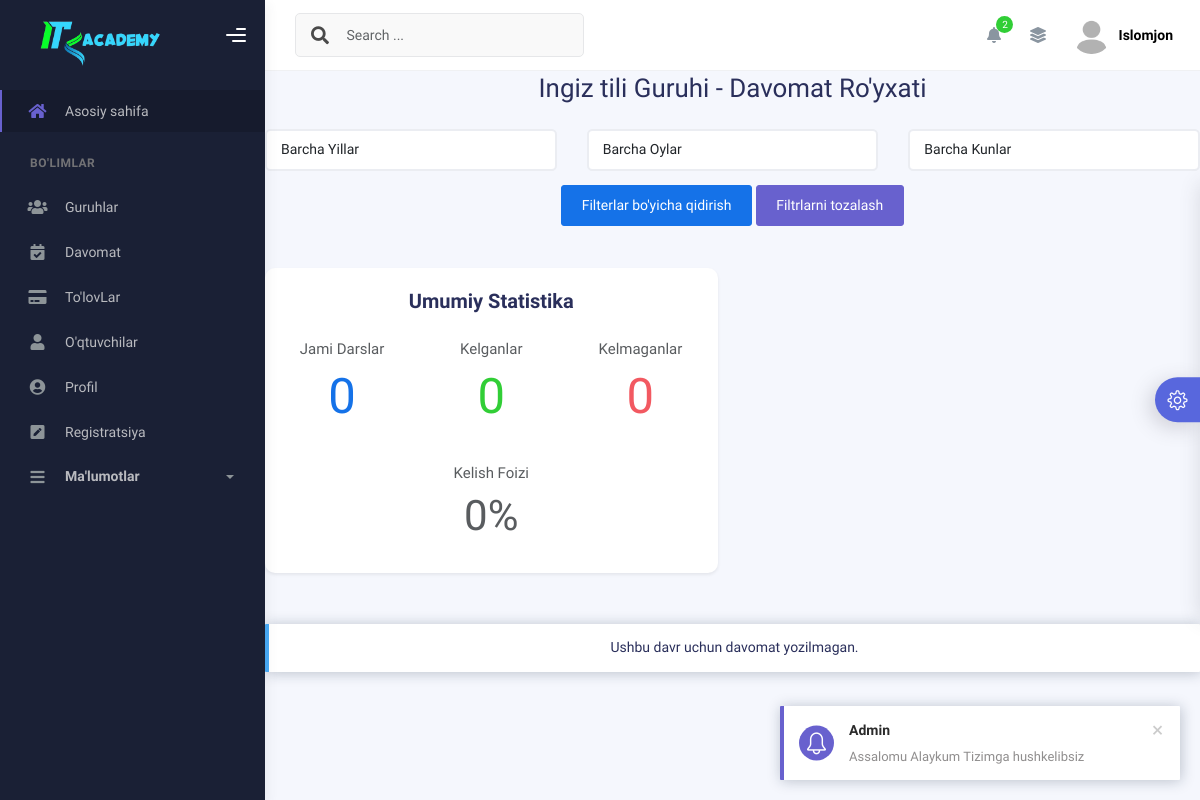
The app's page /group/4/attendance-list/ (signed in), older data.
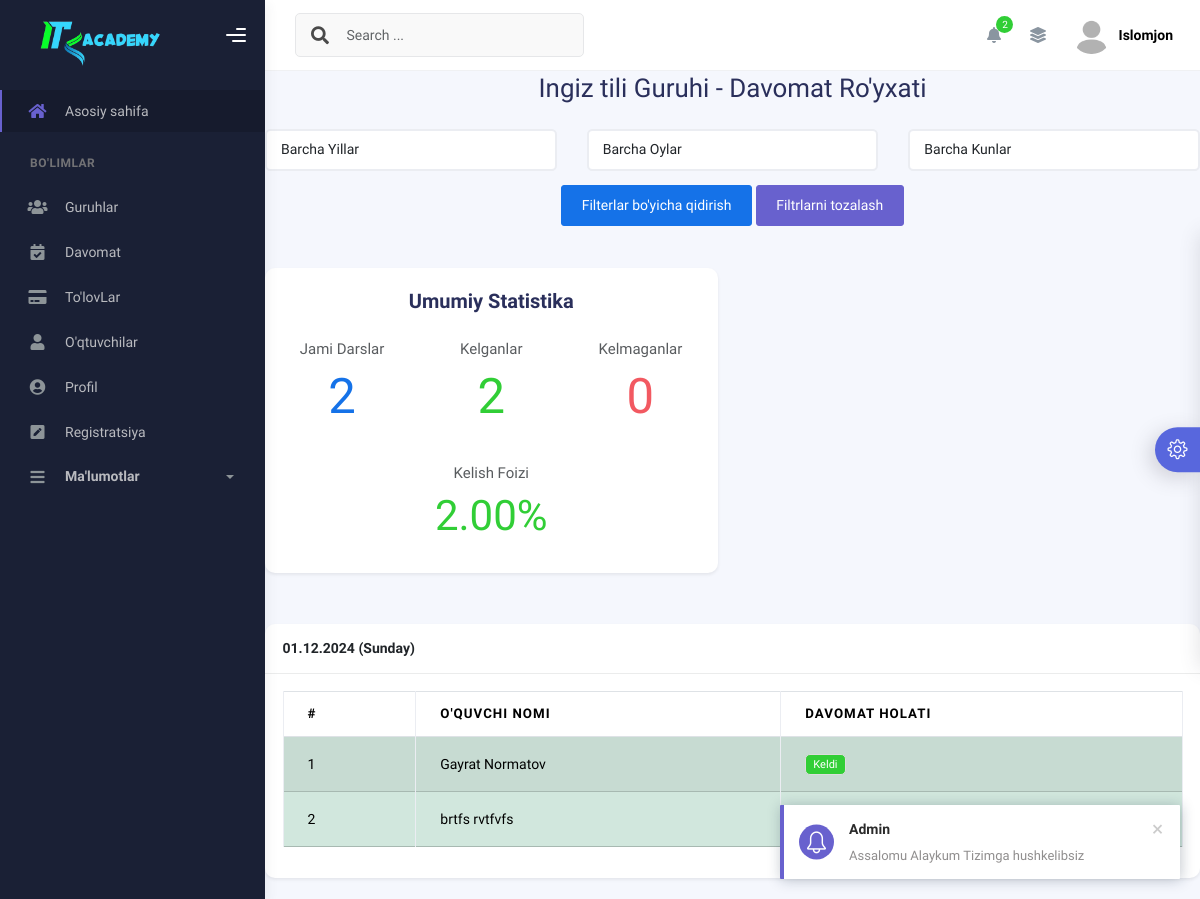
The same page, newer data.
### users/models.py (models this page shows, shortened)
class Attendance(models.Model):
    group = models.ForeignKey(
        Group,
        on_delete=models.CASCADE,
        related_name='attendances'
    )
    student = models.ForeignKey(
        Student,
        on_delete=models.CASCADE,
        related_name='attendances'
    )
    date = models.DateField(default=timezone.localdate)
    status = models.BooleanField(default=True)
    note = models.TextField(blank=True, null=True)
    created_at = models.DateTimeField(auto_now_add=True)
    updated_at = models.DateTimeField(auto_now=True)
    class Meta:
        unique_together = ['student', 'group', 'date']
        ordering = ['-date']
        verbose_name = 'Attendance'
        verbose_name_plural = 'Attendances'

class Student(models.Model):
    first_name = models.CharField(max_length=100)
    last_name = models.CharField(max_length=100)
    phone = models.CharField(max_length=15,null=True,blank=True)
    phone2 = models.CharField(max_length=15,null=True,blank=True)
    group = models.ForeignKey(Group, on_delete=models.SET_NULL, null=True, blank=True, related_name='students')
    created_at = models.DateTimeField(auto_now_add=True)
    updated_at = models.DateTimeField(auto_now=True)
    @property
    def full_name(self):
        return f"{self.first_name} {self.last_name}"

### users/davomat.py (the view, shortened to what this page needs)
# urls.py: path('group/<int:group_id>/attendance-list/', attendance_list, name='attendance_list'),
@login_required
def attendance_list(request, group_id):
    group = get_object_or_404(Group, id=group_id)
    year = request.GET.get('year')
    month = request.GET.get('month')
    day = request.GET.get('day')  # New filter for day
    start_date = request.GET.get('start_date')
    end_date = request.GET.get('end_date')
    attendances = Attendance.objects.filter(group=group)
    if year:
        try:
            year = int(year)
            attendances = attendances.filter(date__year=year)
        except ValueError:
            pass
    if month:
        try:
            month = int(month)
            attendances = attendances.filter(date__month=month)
        except ValueError:
            pass
    if day:
        try:
            day = int(day)
            attendances = attendances.filter(date__day=day)
        except ValueError:
            pass
    grouped_attendances = {}
    for attendance in attendances.order_by('-date'):
        grouped_attendances.setdefault(attendance.date, []).append(attendance)
    total_attendance_stats = attendances.aggregate(
        total_count=Count('id'),
        present_count=Count('id', filter=Q(status=True)),
        absent_count=Count('id', filter=Q(status=False)),
        present_percentage=ExpressionWrapper(
            Count('id', filter=Q(status=True)) * 100.0 / Count('id'),
            output_field=FloatField()
        )
    )
    available_years = sorted(set(attendances.values_list('date__year', flat=True)))
    available_months = sorted(set(attendances.values_list('date__month', flat=True)))
    available_days = sorted(set(attendances.values_list('date__day', flat=True)))  # Days of attendance
    context = {
        'group': group,
        'grouped_attendances': dict(sorted(grouped_attendances.items(), reverse=True)),
        'attendance_stats': total_attendance_stats,
        'available_years': available_years,
        'available_months': available_months,
        'available_days': available_days,  # Pass available days to template
        'selected_year': year,
        'selected_month': month,
        'selected_day': day,  # Pass the selected day to template
        'start_date': start_date,
        'end_date': end_date,
    }
    return render(request, 'users/attendance_list.html', context)

### users/templates/users/attendance_list.html (shortened to what the changed rows need)
{% extends 'base.html' %}
{% block content %}
<div class="container">
    <h2 class="text-center mb-4">{{ group.name }} Guruhi - Davomat Ro'yxati</h2>
    <form method="get" class="mb-5">
        <div class="row justify-content-center">
        </div>
        <div class="row justify-content-center mt-3">
        </div>
    </form>
    <div class="row mb-4">
        <div class="col-md-6">
            <div class="card shadow-sm">
                <div class="card-body">
                    <div class="row">
                        <div class="col-md-4 text-center">
                            <div class="stat-box">
                                <h6 class="text-muted">Jami Darslar</h6>
                                <p class="display-4 text-primary">{{ attendance_stats.total_count }}</p>
                            </div>
                        </div>
                        <div class="col-md-4 text-center">
                            <div class="stat-box">
                                <h6 class="text-muted">Kelganlar</h6>
                                <p class="display-4 text-success">{{ attendance_stats.present_count }}</p>
                            </div>
                        </div>
                    </div>
                    <div class="text-center mt-4">
                        <h6 class="text-muted">Kelish Foizi</h6>
                        {% if attendance_stats.total_count > 0 %}
                            <p class="display-5 text-success">{{ attendance_stats.present_count|floatformat:2 }}%</p>
                        {% else %}
                            <p class="display-5 text-muted">0%</p>
                        {% endif %}
                    </div>
                </div>
            </div>
        </div>
    </div>
    {% if grouped_attendances %}
        {% for date, day_attendances in grouped_attendances.items %}
        <div class="card mb-4 shadow-sm">
            <div class="card-header">
                <strong>{{ date|date:"d.m.Y (l)" }}</strong>
            </div>
            <div class="card-body">
                <table class="table table-striped table-bordered">
                    <thead>
                        <tr>
                            <th>#</th>
                            <th>O'quvchi nomi</th>
                            <th>Davomat holati</th>
                        </tr>
                    </thead>
                    <tbody>
                        {% for attendance in day_attendances %}
                        <tr class="{% if attendance.status %}table-success{% else %}table-danger{% endif %}">
                            <td>{{ forloop.counter }}</td>
                            <td>{{ attendance.student.full_name }}</td>
                            <td>
                                {% if attendance.status %}
                                    <span class="badge bg-success">Keldi</span>
                                {% else %}
                                    <span class="badge bg-danger">Kelmadi</span>
                                {% endif %}
                            </td>
                        </tr>
                        {% endfor %}
                    </tbody>
                </table>
            </div>
        </div>
        {% endfor %}
    {% else %}
    <div class="alert alert-info text-center">
        Ushbu davr uchun davomat yozilmagan.
    </div>
    {% endif %}
</div>
{% endblock %}

Row changes from the older to the newer data that the page shows:
added Attendance: date "01.12.2024 (Sunday)", student.full_name "Gayrat Normatov", status "Keldi"
added Attendance: student.full_name "brtfs rvtfvfs", shown under "01.12.2024 (Sunday)"
Text that changed along with them:
{{ attendance_stats.total_count }}: "0" → "2"
{{ attendance_stats.present_count }}: "0" → "2"
{{ attendance_stats.present_count|floatformat:2 }}: (not shown) → "2.00"
text no longer shown: "0% Ushbu davr uchun davomat yozilmagan."
